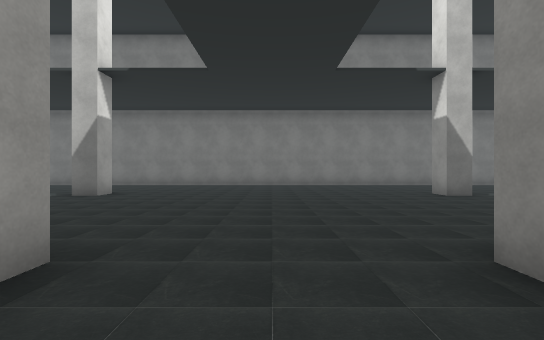
view 1 (above)

16 first-person views from a walk through a Unity game level. The camera is 1.3 m above the floor, looks level and sees 90° across. The floor is counted in squares, 2.06 m on a side. Each view is taken from the middle of a square. On the plan, view 1 faces up. The plan holds only what a view shows up to about 9 squares ahead; the rest is blank. The place goes on beyond the plan. The player character is not drawn. Some surface patterns are stand-ins.

view 2
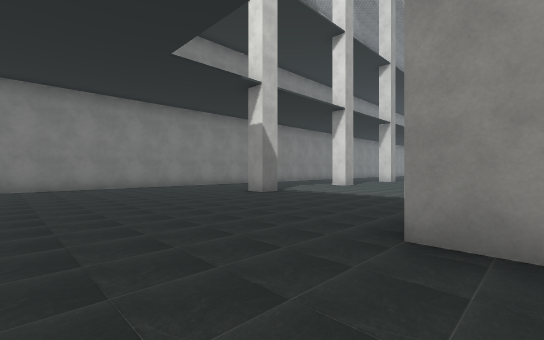

view 3
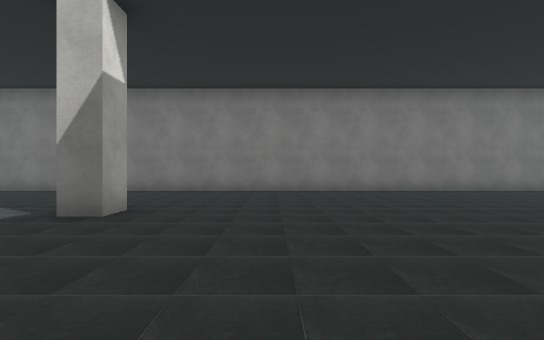

view 4
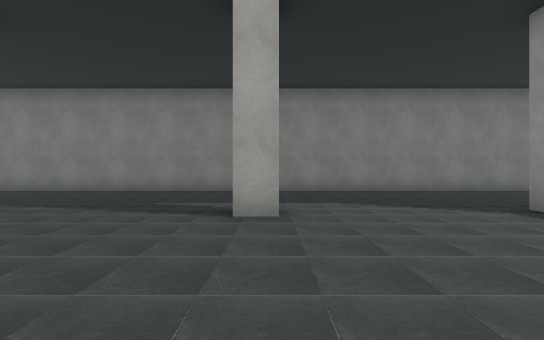

view 5
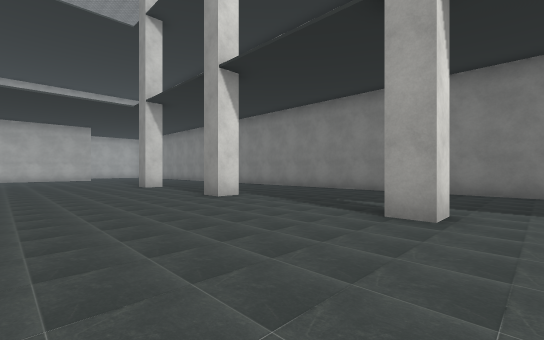

view 6
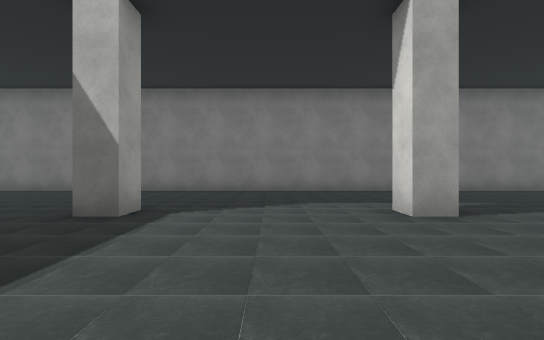

view 7
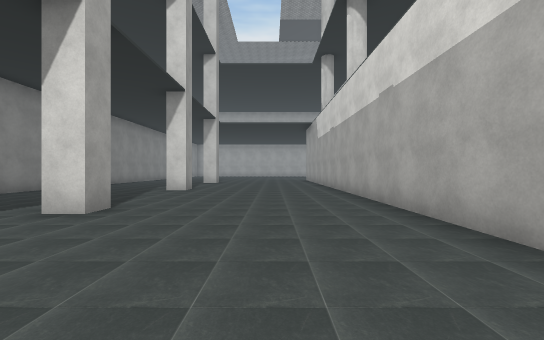

view 8
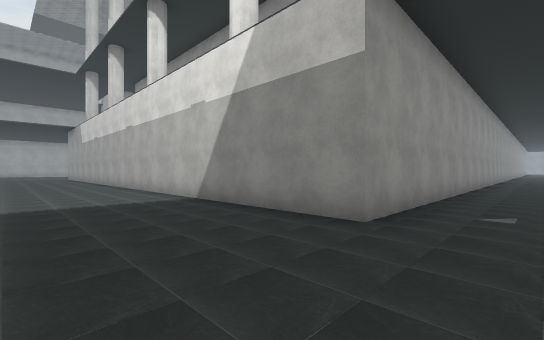

view 9
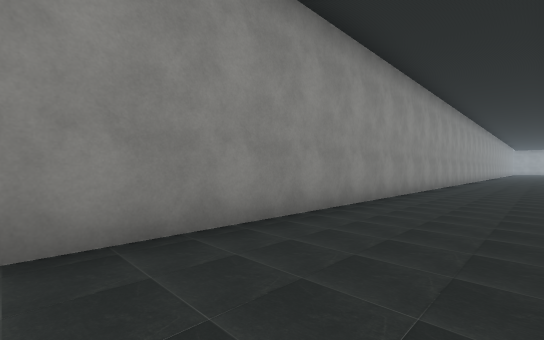

view 10
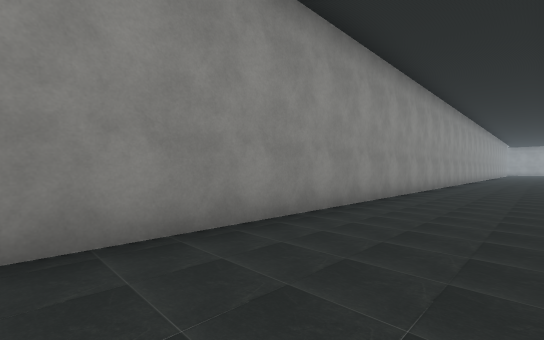

view 11
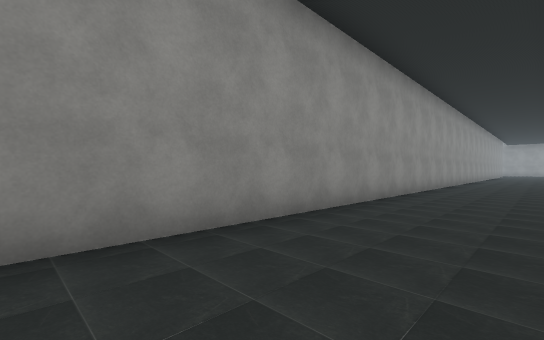

view 12
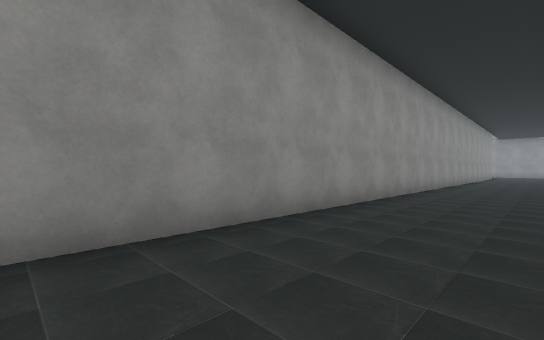

view 13
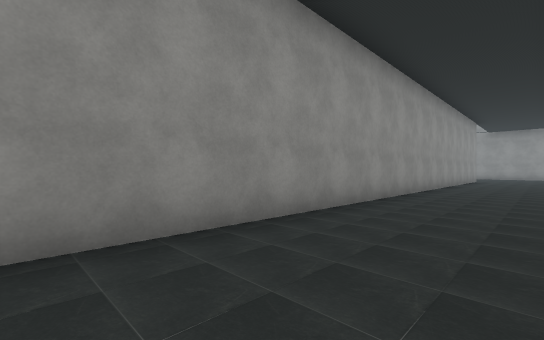

view 14
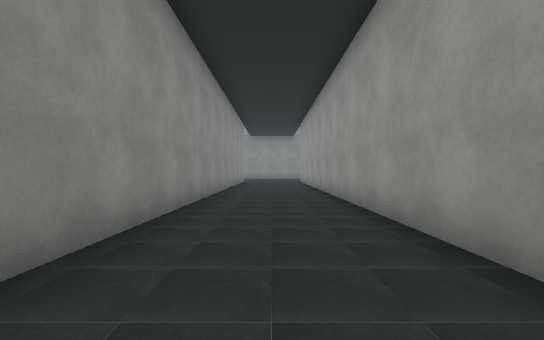

view 15
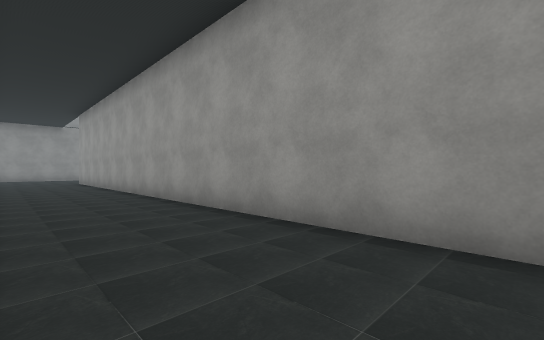

view 16
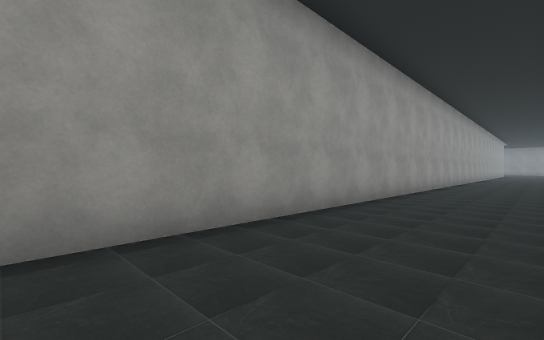

### Floor plan
Points are (right, up) in squares from view 1. A wall is a line through its corners. A room is listed if a view was taken in it or the views show most of it. See-through windows are left out.
Room 1 (views 1, 2, 3, 4, 5, 6, 7, 8, 9, 10, 11, 12, 13, 14, 15, 16)
walls: (-4.3, 7.4) (-4.3, 6.7) (-5, 6.7); (4.9, 7.4) (4.9, 6.7) (4.3, 6.7) (4.3, 7.4); (-8.9, 7.4) (-8.9, 6.7) (-9.6, 6.7); (9.6, 6.7) (8.9, 6.7) (8.9, 7.4); (-13.5, 7.4) (-13.5, 6.7) (-14.2, 6.7); (14, 6.7) (13.5, 6.7) (13.5, 7.4); (14.5, 11.2) (-17.2, 11.2); (-1.5, -19.8) (-1.5, -37.1); (1.5, -36) (1.5, 1.9) (13.9, 1.9)

Where each view was taken, in squares from view 1:
view 1: 0 up, 0 right, facing up
view 2: 1 up, 1 left, facing up-right
view 3: 3 up, 2 left, facing up
view 4: 3 up, 9 left, facing up
view 5: 3 up, 8 left, facing up-left
view 6: 3 up, 7 right, facing up
view 7: 4 up, 5 right, facing right
view 8: 5 up, 0 right, facing down-right
view 9: 0 up, 1 left, facing down-right
view 10: 7 down, 1 left, facing down-right
view 11: 11 down, 1 left, facing down-right
view 12: 18 down, 1 left, facing down-right
view 13: 24 down, 1 left, facing down-right
view 14: 27 down, 0 right, facing down
view 15: 27 down, 1 right, facing down-left
view 16: 30 down, 1 right, facing up-left
